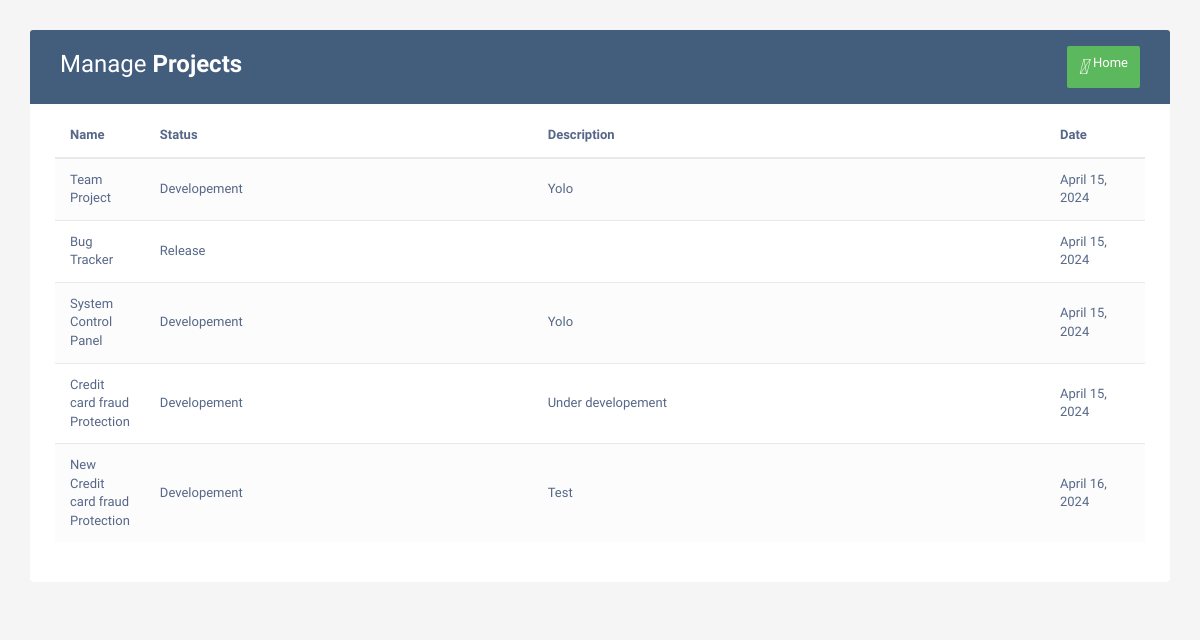
/Userproject (signed in), run on an earlier commit of the app's database.
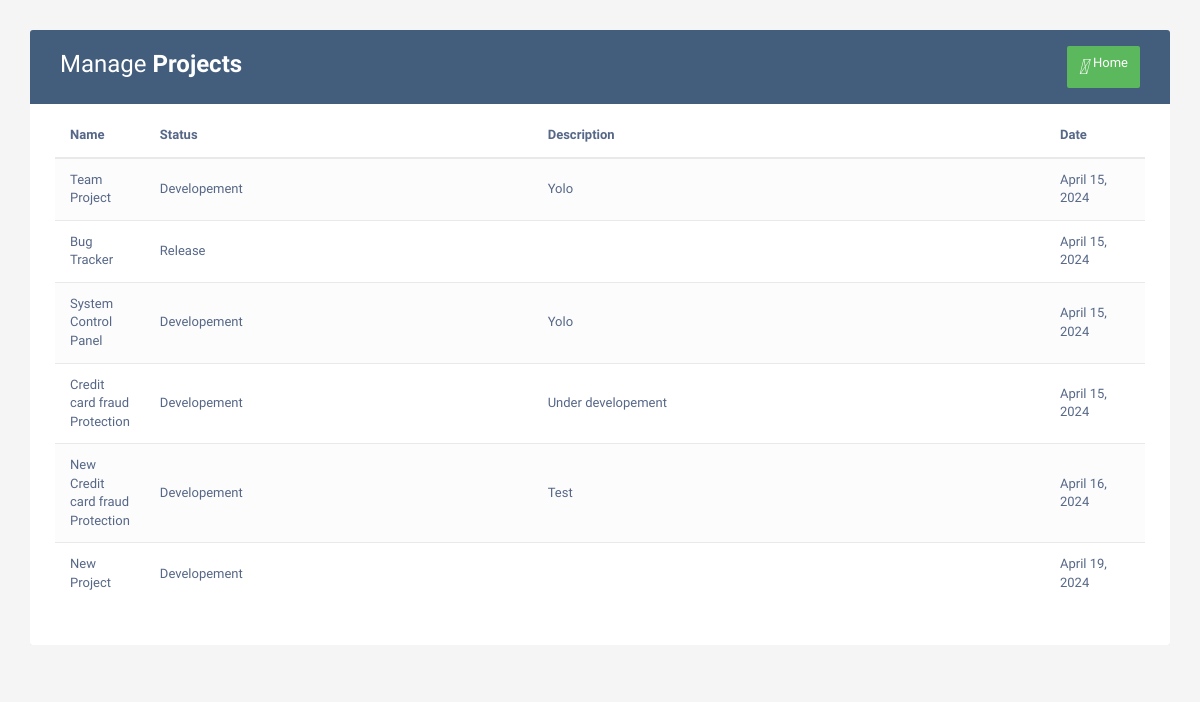
And on a later commit of the database.
### home/models.py (models this page shows, shortened)
class Project(models.Model):
    Pname = models.CharField(max_length=122)
    Pstatus = models.CharField(max_length=122)
    Desc = models.TextField()
    date = models.DateField()
    users = models.ManyToManyField(User)

### home/views.py (the view)
# urls.py: path('Userproject',views.Userproject,name='Project'),
@login_required
def Userproject(request):
    my_data = Project.objects.all()
    return render(request,'Userproject.html',{'my_data':my_data})

### templates/Userproject.html (shortened to what this page needs)
<!DOCTYPE html>
<html lang="en">
<head>
<link rel="stylesheet" href="https://maxcdn.bootstrapcdn.com/font-awesome/4.7.0/css/font-awesome.min.css">
<link rel="stylesheet" href="https://maxcdn.bootstrapcdn.com/bootstrap/3.3.7/css/bootstrap.min.css">
</head>
<body>
    <div class="container">
        <div class="table-responsive">
            <div class="table-wrapper">
                <div class="table-title">
                    <div class="row">
                        <div class="col-xs-6">
                            <h2>Manage <b>Projects</b></h2>
                        </div>
                        <div class="col-xs-6">
                            <a href="/base" class="btn btn-success" data-toggle="modal"><i>&#xE147;</i> <span>Home</span></a>
                        </div>
                    </div>
                </div>
                <table class="table table-striped table-hover">
                    <thead>
                        <tr>
                            <th>Name</th>
                            <th>Status</th>
                            <th>Description</th>
                            <th>Date</th>
                        </tr>
                    </thead>
                    <tbody>
                        {% for item in my_data %}
                        <tr>
                            <td> {{item.Pname}} </td>
                            <td> {{item.Pstatus}} </td>
                            <td> {{item.Desc}} </td>
                            <td> {{item.date}} </td>
                        </tr>
                        {% endfor %}
                    </tbody>
                </table>
            </div>
        </div>
    </div>
</body>

What changed in the data, as far as the page shows it:
added Project: Pname "New Project", Pstatus "Developement", date "April 19, 2024"
